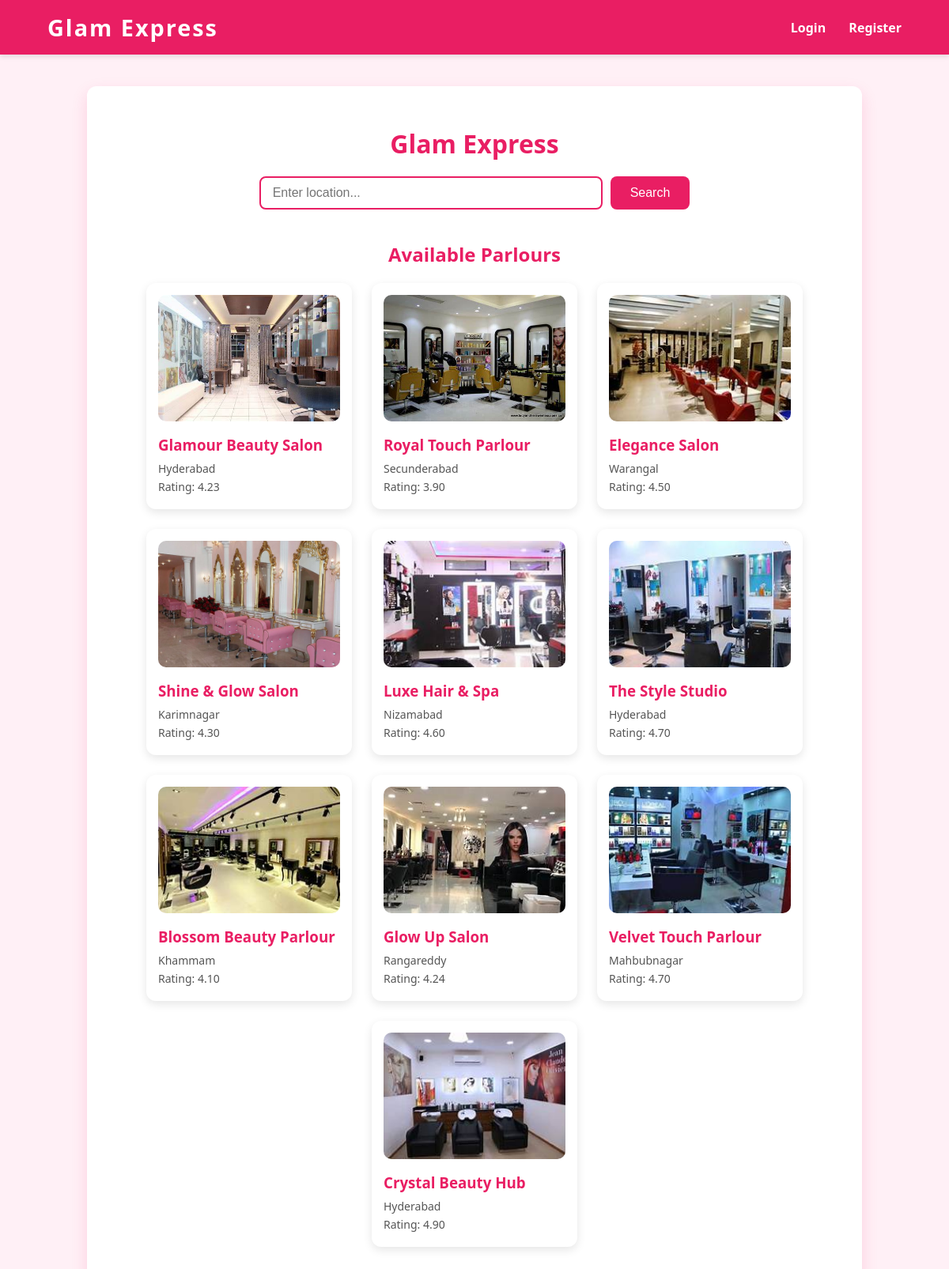
The page / on the database its author committed.
### service_app/models.py (models this page shows, shortened)
class Parlour(models.Model):
    parlour_name = models.CharField(max_length=255)
    description = models.TextField()
    location = models.CharField(max_length=255)
    rating = models.DecimalField(max_digits=3, decimal_places=2)
    image = models.ImageField(upload_to='parlour_images/')
    services = models.ManyToManyField('Service', related_name='parlours')  # NEW

### service_app/views.py (the view)
# urls.py: path('', views.indexView, name='index'),
def indexView(request):
    query = request.POST.get('location')
    if query:
        parlours = Parlour.objects.filter(location__icontains=query)
    else:
        parlours = Parlour.objects.all()
    return render(request, 'service_app/index.html', {'parlours': parlours, 'query': query})

### templates/service_app/index.html (shortened to what this page needs)
{% extends 'service_app/base.html' %} {% load static %} {% block content %}
<!DOCTYPE html>
<html lang="en">
  <head>
    <link rel="stylesheet" href="{% static 'css/style.css' %}" />
  </head>
  <body>
    <div class="container">
      <h1>Glam Express</h1>
      <form method="POST" action="{% url 'index' %}" class="search-form">
        <input
          type="text"
          name="location"
          placeholder="Enter location..."
          value="{{ query|default:'' }}"
        />
        <button type="submit">Search</button>
      </form>
      <h2>Available Parlours</h2>
      <ul class="parlour-list">
        {% for parlour in parlours %}
        <li>
          <a href="{% url 'parlour_detail' parlour.id %}">
            <img
              src="{{ parlour.image.url }}"
              alt="{{ parlour.parlour_name }}"
              loading="lazy"
            />
            <h3>{{ parlour.parlour_name }}</h3>
            <p>{{ parlour.location }}</p>
            <p>Rating: {{ parlour.rating }}</p>
          </a>
        </li>
        {% empty %}
        <li>No parlours found in that location.</li>
        {% endfor %}
      </ul>
    </div>
  </body>
</html>
{% endblock %}

### templates/service_app/base.html (shortened to what this page needs)
{% load static %}
<!DOCTYPE html>
<html lang="en-US">
  <head>
    <link rel="stylesheet" href="{% static 'css/navbar.css' %}" />
  </head>
  <body>
    <header class="header">
      <div class="nav-container">
        <div class="logo">
          <a href="{% url 'index' %}">Glam Express</a>
        </div>
        <nav class="nav-links">
          {% if request.user.is_authenticated %}
          <a href="{% url 'my_bookings' %}">My Bookings</a>
          <a href="{% url 'profile' %}">Profile</a>
          <a href="{% url 'logout' %}">Logout</a>
          {% else %}
          <a href="{% url 'login' %}">Login</a>
          <a href="{% url 'register' %}">Register</a>
          {% endif %}
        </nav>
      </div>
    </header>
    {% block content %} {% endblock %}
  </body>
</html>

### static/css/navbar.css (style rules this page uses)
.header { background-color: #E91E63; padding: 15px 0; box-shadow: 0 3px 6px rgba(0, 0, 0, 0.1); }
.nav-container { width: 90%; max-width: 1100px; margin: 0 auto; display: flex; justify-content: space-between; align-items: center; }
.logo a { font-size: 1.8rem; color: white; font-weight: 700; text-decoration: none; letter-spacing: 2px; user-select: none; transition: color 0.3s ease; }
.nav-links a { color: white; text-decoration: none; margin-left: 25px; font-weight: 600; font-size: 1rem; transition: color 0.3s ease; user-select: none; }

### static/css/style.css (style rules this page uses)
body { font-family: 'Segoe UI', Tahoma, Geneva, Verdana, sans-serif; background: #fff0f6; margin: 0; padding: 0; color: #333; }
.container { max-width: 900px; margin: 40px auto; background: white; padding: 30px 40px; border-radius: 12px; box-shadow: 0 8px 20px rgba(233, 30, 99, 0.15); }
h1, h2 { color: #E91E63; font-weight: 700; margin-bottom: 20px; text-align: center; }
.search-form { display: flex; gap: 10px; margin-bottom: 40px; justify-content: center; }
.search-form input[type="text"] { flex-grow: 1; max-width: 400px; padding: 10px 15px; border: 2px solid #E91E63; border-radius: 8px; font-size: 16px; transition: border-color 0.3s ease; }
.search-form button { background-color: #E91E63; color: white; border: none; padding: 10px 25px; font-size: 16px; border-radius: 8px; cursor: pointer; transition: background-color 0.3s ease; }
.parlour-list { list-style: none; padding: 0; display: flex; flex-wrap: wrap; gap: 25px; justify-content: center; }
.parlour-list li { background: #fff; border-radius: 12px; box-shadow: 0 4px 12px rgba(0, 0, 0, 0.1); width: 260px; transition: transform 0.2s ease; }
.parlour-list li a { text-decoration: none; color: inherit; display: block; padding: 15px; }
.parlour-list li img { width: 100%; border-radius: 10px; margin-bottom: 12px; object-fit: cover; height: 160px; }
.parlour-list li h3 { margin: 0 0 8px 0; font-weight: 700; color: #E91E63; }
.parlour-list li p { margin: 4px 0; font-size: 14px; color: #555; }

### rows shown on the page
Parlour: image (picture), parlour_name "Glamour Beauty Salon", location "Hyderabad", rating "4.23"
Parlour: image (picture), parlour_name "Royal Touch Parlour", location "Secunderabad", rating "3.90"
Parlour: image (picture), parlour_name "Elegance Salon", location "Warangal", rating "4.50"
Parlour: image (picture), parlour_name "Shine & Glow Salon", location "Karimnagar", rating "4.30"
Parlour: image (picture), parlour_name "Luxe Hair & Spa", location "Nizamabad", rating "4.60"
Parlour: image (picture), parlour_name "The Style Studio", location "Hyderabad", rating "4.70"
Parlour: image (picture), parlour_name "Blossom Beauty Parlour", location "Khammam", rating "4.10"
Parlour: image (picture), parlour_name "Glow Up Salon", location "Rangareddy", rating "4.24"
Parlour: image (picture), parlour_name "Velvet Touch Parlour", location "Mahbubnagar", rating "4.70"
Parlour: image (picture), parlour_name "Crystal Beauty Hub", location "Hyderabad", rating "4.90"
